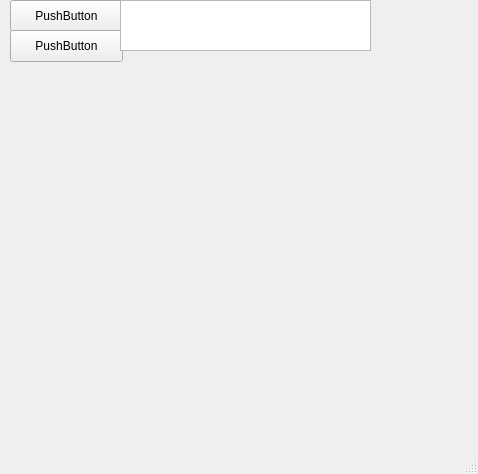
<?xml version="1.0" encoding="UTF-8"?>
<ui version="4.0">
 <class>MainWindow</class>
 <widget class="QMainWindow" name="MainWindow">
  <property name="geometry">
   <rect>
    <x>0</x>
    <y>0</y>
    <width>478</width>
    <height>474</height>
   </rect>
  </property>
  <property name="windowTitle">
   <string>MainWindow</string>
  </property>
  <widget class="QWidget" name="centralwidget">
   <widget class="QPushButton" name="pushButton">
    <property name="geometry">
     <rect>
      <x>10</x>
      <y>0</y>
      <width>113</width>
      <height>32</height>
     </rect>
    </property>
    <property name="text">
     <string>PushButton</string>
    </property>
   </widget>
   <widget class="QPushButton" name="pushButton_2">
    <property name="geometry">
     <rect>
      <x>10</x>
      <y>30</y>
      <width>113</width>
      <height>32</height>
     </rect>
    </property>
    <property name="text">
     <string>PushButton</string>
    </property>
   </widget>
   <widget class="QListWidget" name="listWidget">
    <property name="geometry">
     <rect>
      <x>120</x>
      <y>0</y>
      <width>251</width>
      <height>51</height>
     </rect>
    </property>
   </widget>
  </widget>
  <widget class="QMenuBar" name="menuBar">
   <property name="geometry">
    <rect>
     <x>0</x>
     <y>0</y>
     <width>478</width>
     <height>22</height>
    </rect>
   </property>
  </widget>
  <widget class="QStatusBar" name="statusbar"/>
 </widget>
 <resources/>
 <connections/>
</ui>
